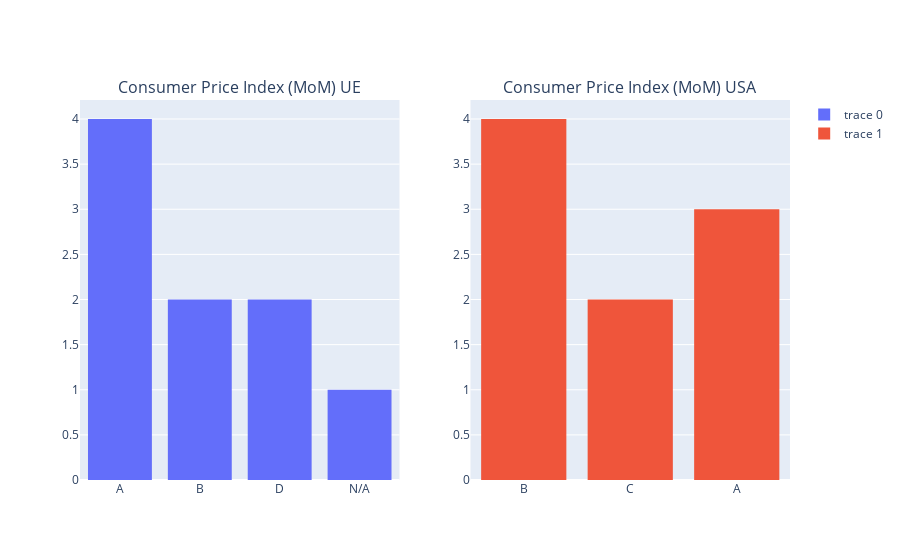

The code cell stored with this chart in its notebook:
### Markdown cell above
### Gráfica de clasificaciones

### Code cell
fig=make_subplots(rows=1,cols=2,subplot_titles=['Consumer Price Index (MoM) UE','Consumer Price Index (MoM) USA'])

ue_graf=go.Histogram(x=filtro_ue["Clasificacion"])
usa_graf=go.Histogram(x=filtro_usa["Clasificacion"])

fig.append_trace(ue_graf,1,1)
fig.append_trace(usa_graf,1,2)

fig.show()

### Figure 1 — Plotly figure (JSON) as saved in the notebook; plotly's stock layout.template omitted (floating-point values rounded to 4 significant figures)
{"data": [{"type": "histogram", "x": ["A", "B", "A", "A", "B", "D", "A", "D", "N/A"], "xaxis": "x", "yaxis": "y"}, {"type": "histogram", "x": ["B", "C", "A", "A", "C", "B", "B", "A", "B"], "xaxis": "x2", "yaxis": "y2"}], "layout": {"annotations": [{"font": {"size": 16}, "showarrow": false, "text": "Consumer Price Index (MoM) UE", "x": 0.225, "xanchor": "center", "xref": "paper", "y": 1, "yanchor": "bottom", "yref": "paper"}, {"font": {"size": 16}, "showarrow": false, "text": "Consumer Price Index (MoM) USA", "x": 0.775, "xanchor": "center", "xref": "paper", "y": 1, "yanchor": "bottom", "yref": "paper"}], "xaxis": {"anchor": "y", "domain": [0, 0.45]}, "xaxis2": {"anchor": "y2", "domain": [0.55, 1]}, "yaxis": {"anchor": "x", "domain": [0, 1]}, "yaxis2": {"anchor": "x2", "domain": [0, 1]}}}
